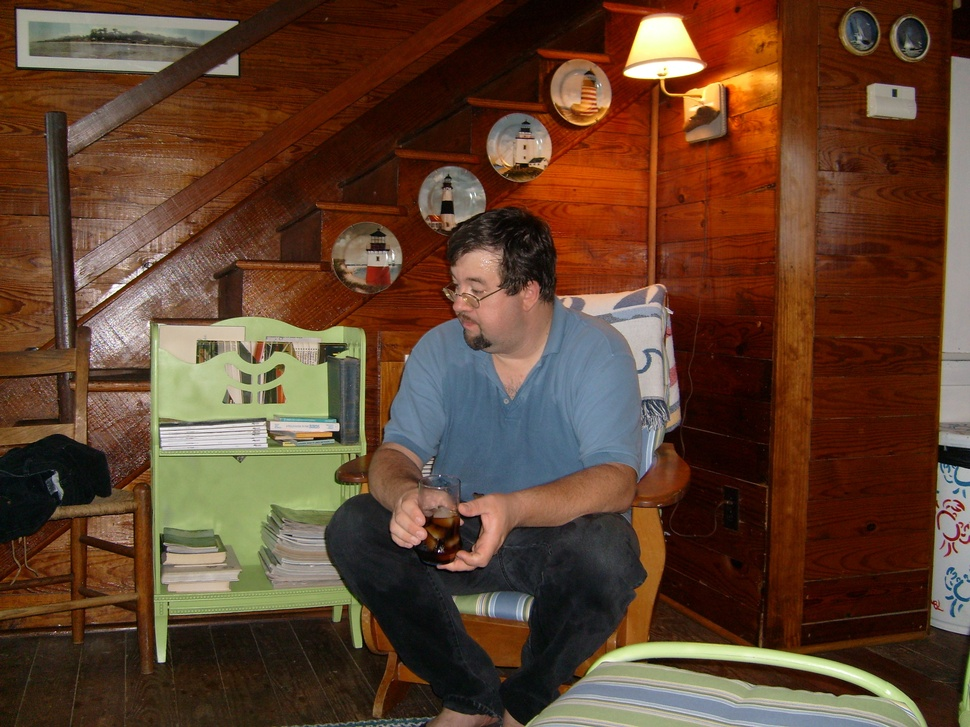
#> input picture scripts/migration/forged_ssot_test.jpg, 970 x 727 px, shrunk from 3072 x 2304 before the run
$ python histo_transplant.py forged_ssot_test.jpg 20230403_04.jpg out.png
#> lines starting #> are read from the running program, lines starting #| are printed output that depends on the picture; long printed decimals are rounded
#> further down, master is the input picture: shape (727, 970, 3); mean B, G, R 46.7, 65.6, 95.8
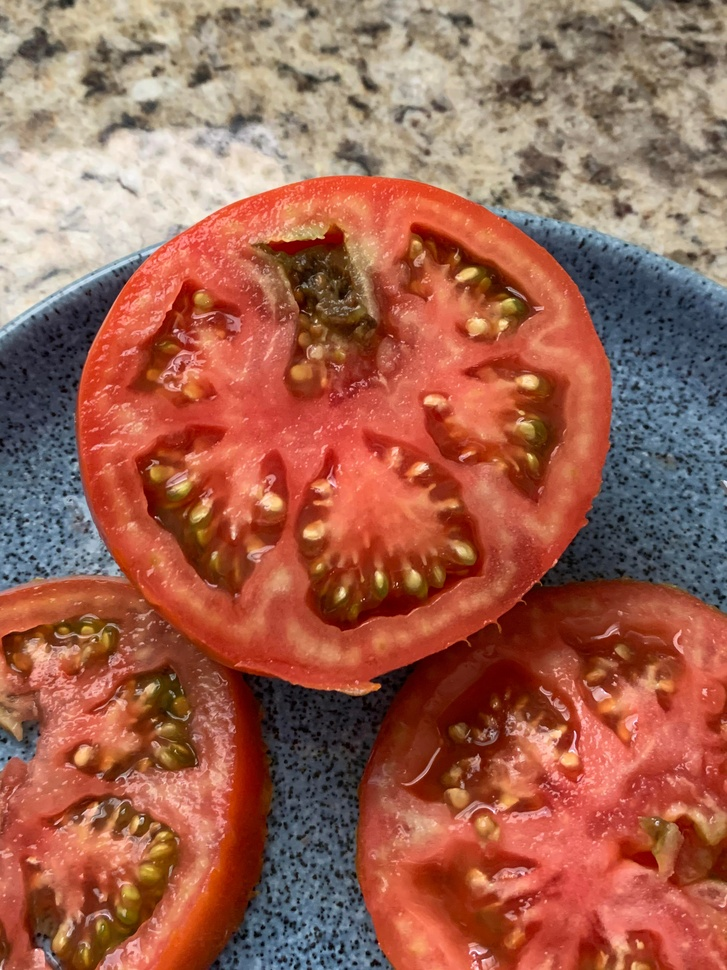
#> input picture scripts/migration/20230403_04.jpg, 727 x 970 px, shrunk from 3024 x 4032 before the run
#> further down, proxy is the input picture: shape (970, 727, 3); mean B, G, R 81.6, 99.3, 160.4
import cv2
import numpy as np
import sys
import json
import os

def color_transfer(source, target):
    """
    Transfers the color distribution from the source to the target
    image using the L*a*b* color space.
    """
    # Convert images to L*a*b* color space
    source = cv2.cvtColor(source, cv2.COLOR_BGR2LAB).astype("float32")
    target = cv2.cvtColor(target, cv2.COLOR_BGR2LAB).astype("float32")
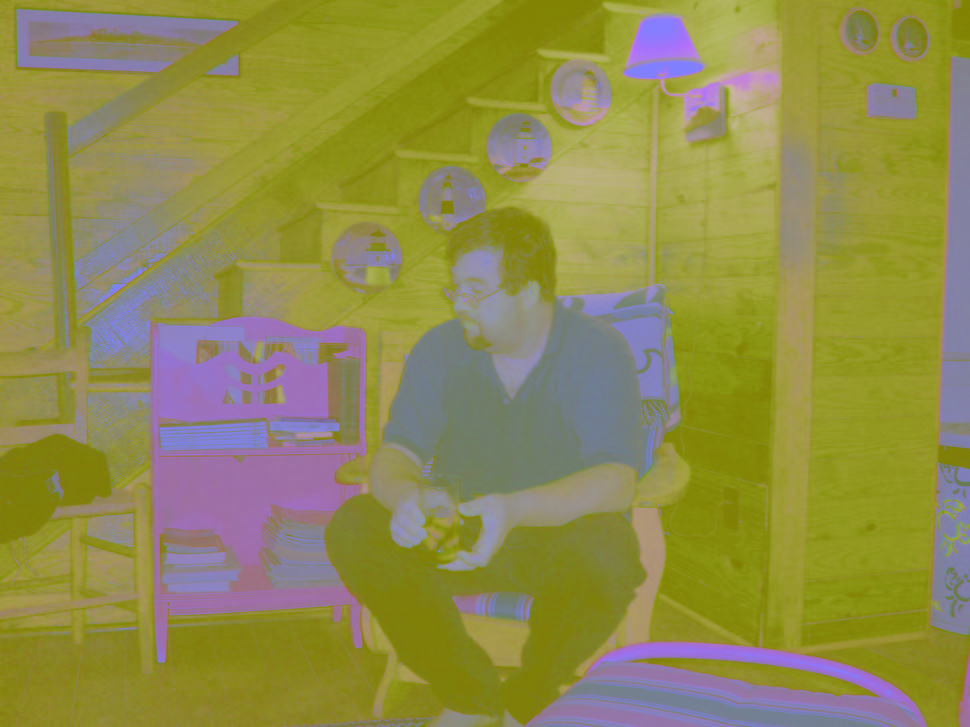
#> target: shape (727, 970, 3) float32; mean of channels 0, 1, 2 78.2, 139.8, 144.8; drawn as B, G, R

    # Compute mean and standard deviation for each channel
    (meanSrc, stdSrc) = cv2.meanStdDev(source)
#> meanSrc = [125.5, 151.3, 150.1]; stdSrc = [48.18, 20.04, 17.67]
    (meanTar, stdTar) = cv2.meanStdDev(target)
#> meanTar = [78.14, 139.8, 144.7]; stdTar = [56, 14.09, 14.89]

    (lMeanSrc, aMeanSrc, bMeanSrc) = (meanSrc[0][0], meanSrc[1][0], meanSrc[2][0])
#> lMeanSrc = 125.5; aMeanSrc = 151.3; bMeanSrc = 150.1
    (lStdSrc, aStdSrc, bStdSrc) = (stdSrc[0][0], stdSrc[1][0], stdSrc[2][0])
#> lStdSrc = 48.18; aStdSrc = 20.04; bStdSrc = 17.67

    (lMeanTar, aMeanTar, bMeanTar) = (meanTar[0][0], meanTar[1][0], meanTar[2][0])
#> lMeanTar = 78.14; aMeanTar = 139.8; bMeanTar = 144.7
    (lStdTar, aStdTar, bStdTar) = (stdTar[0][0], stdTar[1][0], stdTar[2][0])
#> lStdTar = 56; aStdTar = 14.09; bStdTar = 14.89

    # Split the target image into its channels
    (l, a, b) = cv2.split(target)

    # Scale and shift the channels
    l = ((l - lMeanTar) * (lStdSrc / (lStdTar + 1e-5))) + lMeanSrc
    a = ((a - aMeanTar) * (aStdSrc / (aStdTar + 1e-5))) + aMeanSrc
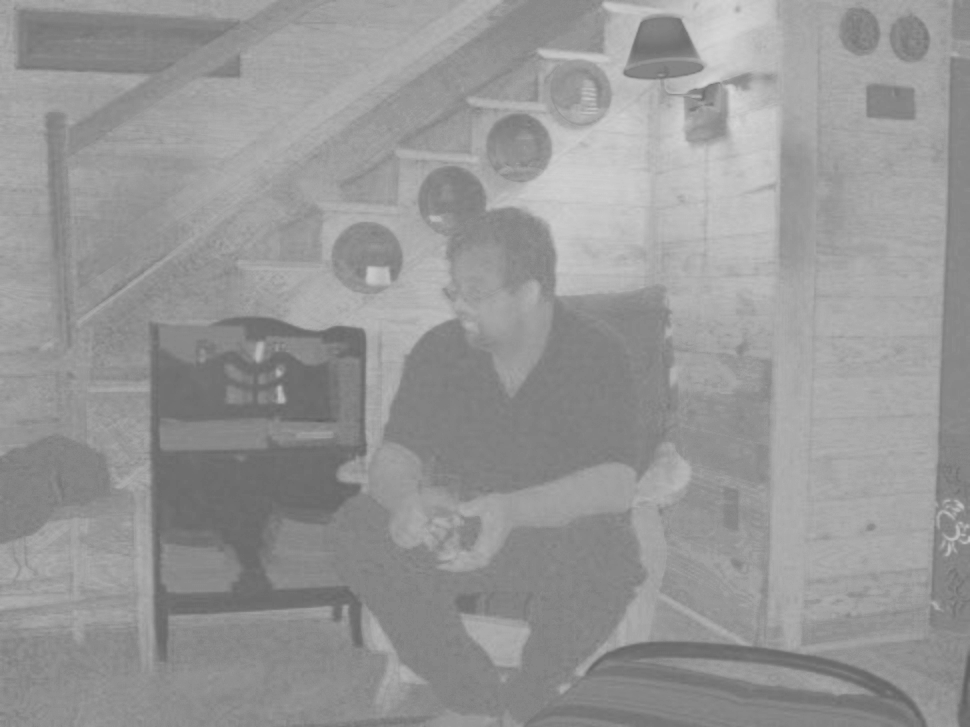
#> a: shape (727, 970) float32; min 94.67, max 215.5, mean 151.3
    b = ((b - bMeanTar) * (bStdSrc / (bStdTar + 1e-5))) + bMeanSrc

    # Clip values to the valid [0, 255] range
    l = np.clip(l, 0, 255)
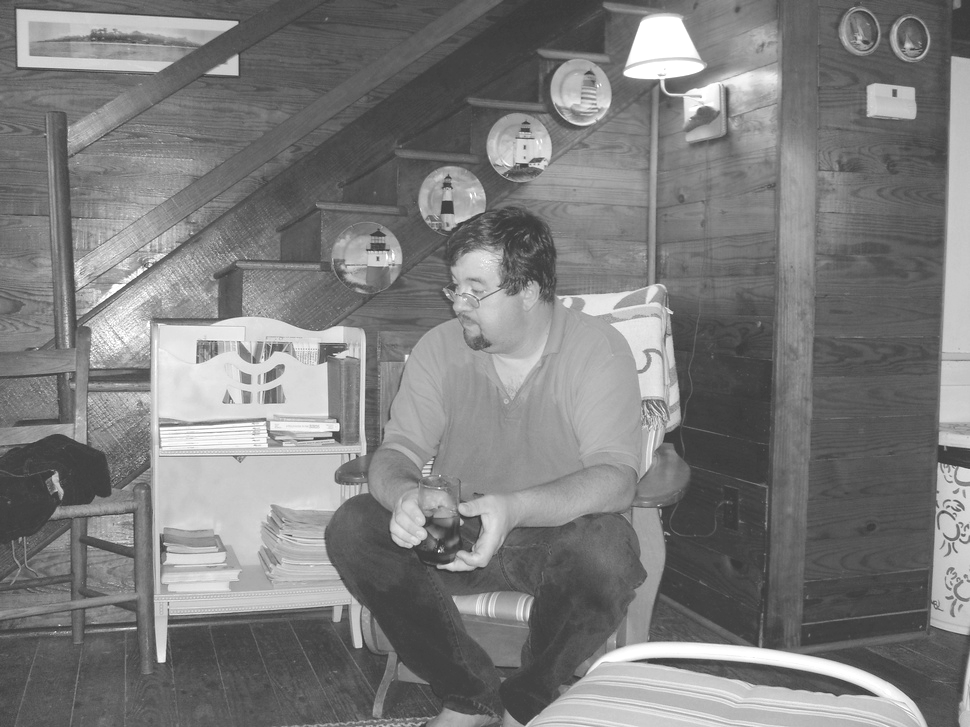
#> l: shape (727, 970) float32; min 58.26, max 255, mean 125.4
    a = np.clip(a, 0, 255)
    b = np.clip(b, 0, 255)

    # Merge the channels back together and convert back to BGR
    transfer = cv2.merge([l, a, b]).astype("uint8")
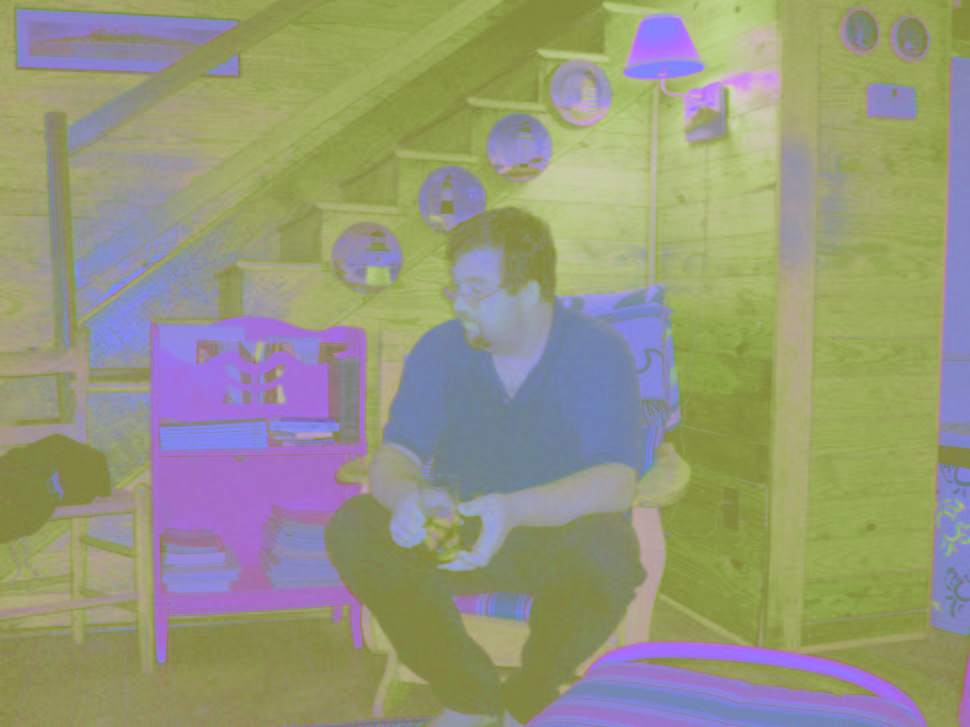
#> transfer: shape (727, 970, 3); mean B, G, R 124.9, 150.8, 149.6

    # Package the statistics for ML extraction
    stats = {
        "proxy": {
            "mean": [float(lMeanSrc), float(aMeanSrc), float(bMeanSrc)],
            "std": [float(lStdSrc), float(aStdSrc), float(bStdSrc)]
        },
        "master": {
            "mean": [float(lMeanTar), float(aMeanTar), float(bMeanTar)],
            "std": [float(lStdTar), float(aStdTar), float(bStdTar)]
        }
    }

    return cv2.cvtColor(transfer, cv2.COLOR_LAB2BGR), stats

if __name__ == "__main__":
    if len(sys.argv) < 4:
        print(json.dumps({"error": "Usage: python histo_transplant.py <master_path> <proxy_path> <out_path>"}))
        sys.exit(1)

    master_path = sys.argv[1]
    proxy_path = sys.argv[2]
    out_path = sys.argv[3]

    try:
        master = cv2.imread(master_path)
        if master is None:
            raise Exception(f"Failed to load master image: {master_path}")

        proxy = cv2.imread(proxy_path)
        if proxy is None:
            raise Exception(f"Failed to load proxy image: {proxy_path}")

        result, stats = color_transfer(proxy, master)
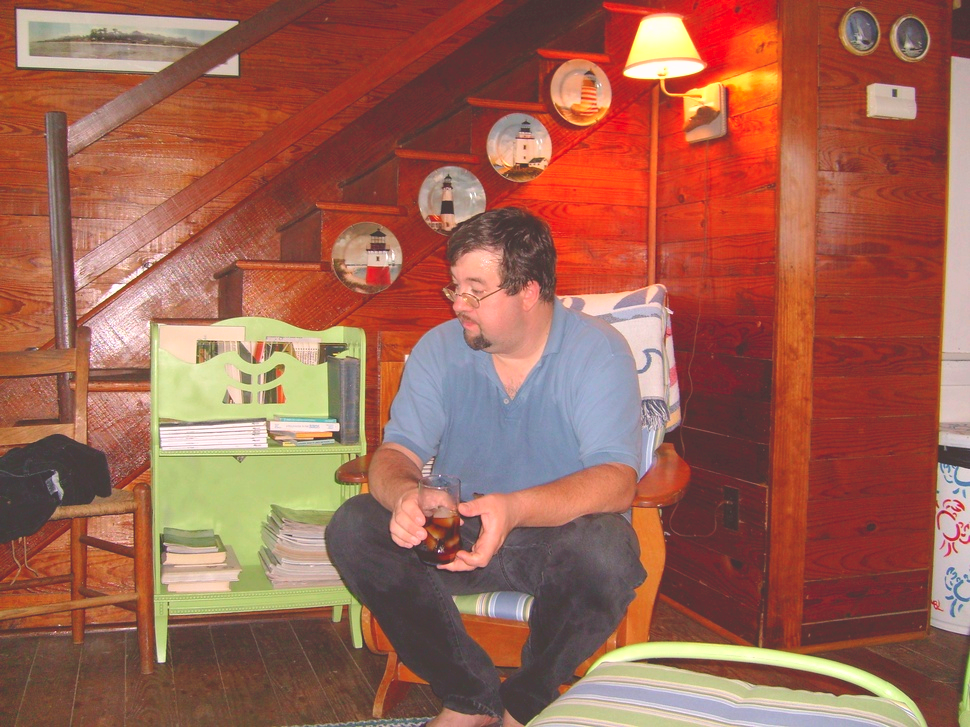
#> result: shape (727, 970, 3); mean B, G, R 82, 99.1, 158.8
#> stats = 2 items

        # Ensure output directory exists
        out_dir = os.path.dirname(out_path)
        if not os.path.exists(out_dir):
            os.makedirs(out_dir, exist_ok=True)

        cv2.imwrite(out_path, result)
        print(json.dumps({"success": True, "out_path": out_path, "stats": stats}))
#| {"success": true, "out_path": "out.png", "stats": {"proxy": {"mean": [125.485, 151.325, 150.131], "std": [48.176, 20.042, 17.667]}, "master": {"mean": [78.140, 139.841, 144.665], "std": [56.001, 14.093, 14.887]}}}
    except Exception as e:
        print(json.dumps({"error": str(e)}))
        sys.exit(1)
